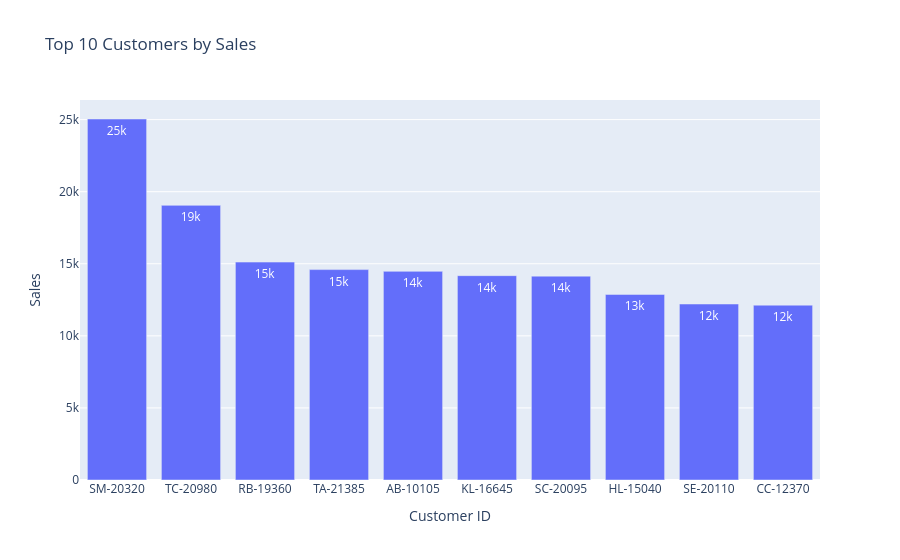

The notebook cell this image was saved under:
### Code cell
fig = px.bar(
    top_customers.reset_index(),
    x="Customer ID",
    y="Sales",
    title="Top 10 Customers by Sales",
    text_auto=".2s"
)

fig.show()

### Figure 1 — Plotly figure (JSON) as saved in the notebook; plotly's stock layout.template omitted (floating-point values rounded to 4 significant figures)
{"data": [{"hovertemplate": "Customer ID=%{x}<br>Sales=%{y}<extra></extra>", "legendgroup": "", "marker": {"color": "#636efa", "pattern": {"shape": ""}}, "name": "", "orientation": "v", "showlegend": false, "textposition": "auto", "texttemplate": "%{y:.2s}", "type": "bar", "x": ["SM-20320", "TC-20980", "RB-19360", "TA-21385", "AB-10105", "KL-16645", "SC-20095", "HL-15040", "SE-20110", "CC-12370"], "xaxis": "x", "y": [25040.0, 19050.0, 15120.0, 14600.0, 14470.0, 14180.0, 14140.0, 12870.0, 12210.0, 12130.0], "yaxis": "y"}], "layout": {"barmode": "relative", "legend": {"tracegroupgap": 0}, "title": {"text": "Top 10 Customers by Sales"}, "xaxis": {"anchor": "y", "domain": [0, 1], "title": {"text": "Customer ID"}}, "yaxis": {"anchor": "x", "domain": [0, 1], "title": {"text": "Sales"}}}}
